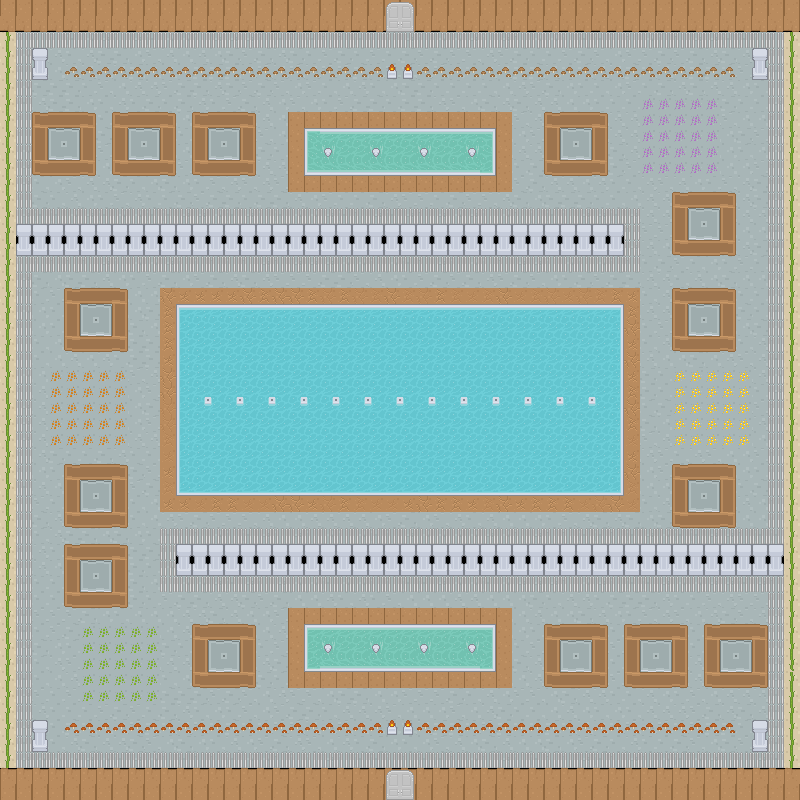

Tiled map render using the project's own tile images. Description and the map definition, with tile-layer contents summarised, below:
An orthogonal 50x50 tile map with 16x16 px tiles, 2 tile layers (Base, Overlap).

<map version="1.2" tiledversion="1.3.5" orientation="orthogonal" renderorder="right-down" width="50" height="50" tilewidth="16" tileheight="16" infinite="0" nextlayerid="5" nextobjectid="1">
 <tileset firstgid="1" source="roguelikeDungeon_transparent.tsx" />
 <layer id="1" name="Base" width="50" height="50" locked="1">
  <data>[2500 cells, 2500 non-empty, 37 distinct tile ids]</data>
 </layer>
 <layer id="4" name="Overlap" width="50" height="50">
  <data>[2500 cells, 852 non-empty, 23 distinct tile ids]</data>
 </layer>
</map>
